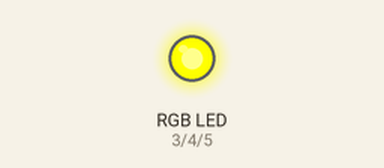
Simulated run of this sketch. Board: Arduino Uno, built with avr-gcc and run on an emulated ATmega328P. Shown: an RGB LED mixed from three pins (HIGH = lit).

Above: at 0.1 s.
Timing chart, 0 to 1.6 s (numbered marks = the images above):
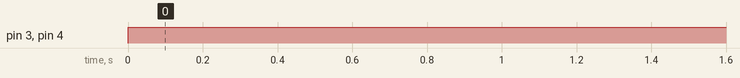

The sketch:

MixColor_RGB.ino
```cpp
int ledRed=3;
int ledGreen=4;
int ledBlue=5;
void setup() {
  // put your setup code here, to run once:
  for(int i=3; i<=5; i++){
pinMode(i, OUTPUT);
  }
}

void loop() {
  setColor(255, 255, 0);
}
void setColor(byte R, byte G, byte B){

analogWrite(ledRed, R);
analogWrite(ledGreen, G);
analogWrite(ledBlue, B);
}
```

Measured:
- by itself, pin 3 (ledRed), pin 4 (ledGreen): LOW → HIGH at 0.00 s
